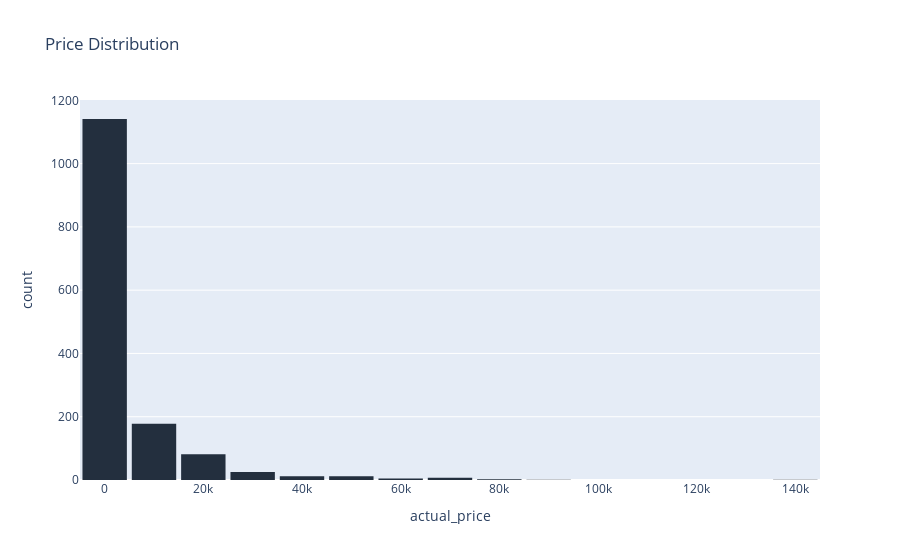

Notebook code for this chart:
### Markdown cell above
Price Distribution

### Code cell
#Actual Price
fig=px.histogram(df.actual_price,x="actual_price",nbins=20,title="Price Distribution",color_discrete_sequence=["#232F3E"])
fig.update_layout(bargap=0.1)
fig.show()

### Figure 1 — Plotly figure (JSON) as saved in the notebook; plotly's stock layout.template omitted (floating-point values rounded to 4 significant figures; data arrays with more than 128 entries replaced by an {"elided": "..."} marker saying what was removed)
{"data": [{"alignmentgroup": "True", "bingroup": "x", "hovertemplate": "actual_price=%{x}<br>count=%{y}<extra></extra>", "legendgroup": "", "marker": {"color": "#232F3E", "pattern": {"shape": ""}}, "name": "", "nbinsx": 20, "offsetgroup": "", "orientation": "v", "showlegend": false, "type": "histogram", "x": {"elided": "1465 float values"}, "xaxis": "x", "yaxis": "y"}], "layout": {"bargap": 0.1, "barmode": "relative", "legend": {"tracegroupgap": 0}, "title": {"text": "Price Distribution"}, "xaxis": {"anchor": "y", "domain": [0, 1], "title": {"text": "actual_price"}}, "yaxis": {"anchor": "x", "domain": [0, 1], "title": {"text": "count"}}}}
